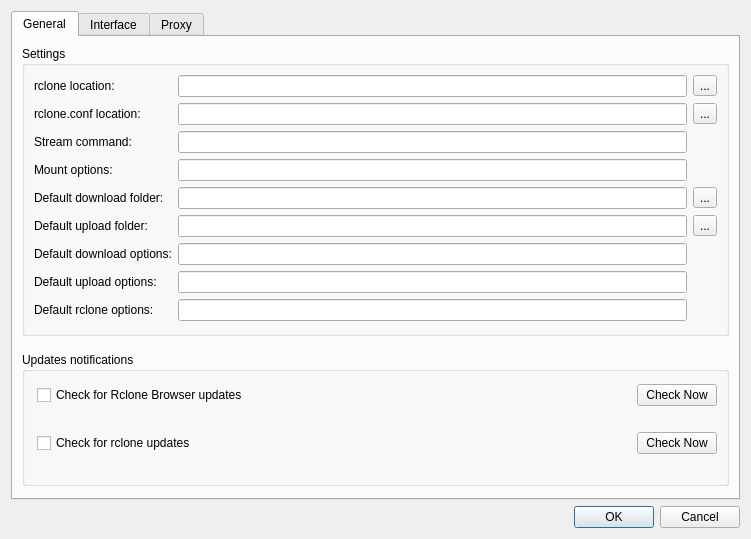
<?xml version="1.0" encoding="UTF-8"?>
<ui version="4.0">
 <class>PreferencesDialog</class>
 <widget class="QDialog" name="PreferencesDialog">
  <property name="geometry">
   <rect>
    <x>0</x>
    <y>0</y>
    <width>751</width>
    <height>537</height>
   </rect>
  </property>
  <property name="sizePolicy">
   <sizepolicy hsizetype="Preferred" vsizetype="MinimumExpanding">
    <horstretch>0</horstretch>
    <verstretch>0</verstretch>
   </sizepolicy>
  </property>
  <property name="windowTitle">
   <string>Preferences</string>
  </property>
  <layout class="QVBoxLayout" name="verticalLayout">
   <item>
    <widget class="QTabWidget" name="tabWidget">
     <property name="sizePolicy">
      <sizepolicy hsizetype="Expanding" vsizetype="MinimumExpanding">
       <horstretch>0</horstretch>
       <verstretch>0</verstretch>
      </sizepolicy>
     </property>
     <property name="currentIndex">
      <number>0</number>
     </property>
     <widget class="QWidget" name="tab_4">
      <attribute name="title">
       <string>General</string>
      </attribute>
      <layout class="QVBoxLayout" name="verticalLayout_5">
       <item>
        <widget class="QGroupBox" name="groupBox_2">
         <property name="title">
          <string>Settings</string>
         </property>
         <property name="flat">
          <bool>false</bool>
         </property>
         <property name="checkable">
          <bool>false</bool>
         </property>
         <layout class="QGridLayout" name="gridLayout_3">
          <property name="bottomMargin">
           <number>12</number>
          </property>
          <property name="horizontalSpacing">
           <number>-1</number>
          </property>
          <item row="0" column="2">
           <widget class="QToolButton" name="rcloneBrowse">
            <property name="text">
             <string>...</string>
            </property>
           </widget>
          </item>
          <item row="4" column="0">
           <widget class="QLabel" name="label">
            <property name="text">
             <string>rclone.conf location:</string>
            </property>
            <property name="buddy">
             <cstring>rcloneConf</cstring>
            </property>
           </widget>
          </item>
          <item row="14" column="0">
           <widget class="QLabel" name="label_12">
            <property name="text">
             <string>Default rclone options:</string>
            </property>
            <property name="buddy">
             <cstring>defaultRcloneOptions</cstring>
            </property>
           </widget>
          </item>
          <item row="11" column="2">
           <widget class="QToolButton" name="defaultUploadDirBrowse">
            <property name="text">
             <string>...</string>
            </property>
           </widget>
          </item>
          <item row="0" column="1">
           <widget class="QLineEdit" name="rclone">
            <property name="toolTip">
             <string>&lt;html&gt;&lt;head/&gt;&lt;body&gt;&lt;p&gt;rclone executable file location&lt;/p&gt;&lt;/body&gt;&lt;/html&gt;</string>
            </property>
           </widget>
          </item>
          <item row="7" column="0">
           <widget class="QLabel" name="mountLabel">
            <property name="text">
             <string>Mount options:</string>
            </property>
            <property name="buddy">
             <cstring>mount</cstring>
            </property>
           </widget>
          </item>
          <item row="12" column="1">
           <widget class="QLineEdit" name="defaultDownloadOptions">
            <property name="toolTip">
             <string>&lt;html&gt;&lt;head/&gt;&lt;body&gt;&lt;p&gt;extra rclone options used for downloads&lt;/p&gt;&lt;/body&gt;&lt;/html&gt;</string>
            </property>
           </widget>
          </item>
          <item row="9" column="1">
           <widget class="QLineEdit" name="defaultDownloadDir">
            <property name="toolTip">
             <string>&lt;html&gt;&lt;head/&gt;&lt;body&gt;&lt;p&gt;default download folder used for transfers&lt;/p&gt;&lt;/body&gt;&lt;/html&gt;</string>
            </property>
           </widget>
          </item>
          <item row="0" column="0">
           <widget class="QLabel" name="label_1">
            <property name="text">
             <string>rclone location:</string>
            </property>
            <property name="buddy">
             <cstring>rclone</cstring>
            </property>
           </widget>
          </item>
          <item row="4" column="2">
           <widget class="QToolButton" name="rcloneConfBrowse">
            <property name="text">
             <string>...</string>
            </property>
           </widget>
          </item>
          <item row="4" column="1">
           <widget class="QLineEdit" name="rcloneConf">
            <property name="toolTip">
             <string>&lt;html&gt;&lt;head/&gt;&lt;body&gt;&lt;p&gt;rclone configuration file locaction. if empty default location defined by rclone is used&lt;/p&gt;&lt;/body&gt;&lt;/html&gt;</string>
            </property>
           </widget>
          </item>
          <item row="13" column="0">
           <widget class="QLabel" name="label_11">
            <property name="text">
             <string>Default upload options:</string>
            </property>
            <property name="buddy">
             <cstring>defaultUploadOptions</cstring>
            </property>
           </widget>
          </item>
          <item row="6" column="0">
           <widget class="QLabel" name="label_2">
            <property name="text">
             <string>Stream command:</string>
            </property>
            <property name="buddy">
             <cstring>stream</cstring>
            </property>
           </widget>
          </item>
          <item row="7" column="1">
           <widget class="QLineEdit" name="mount">
            <property name="toolTip">
             <string>&lt;html&gt;&lt;head/&gt;&lt;body&gt;&lt;p&gt;options used by rclone for remotes mounting&lt;/p&gt;&lt;/body&gt;&lt;/html&gt;</string>
            </property>
           </widget>
          </item>
          <item row="13" column="1">
           <widget class="QLineEdit" name="defaultUploadOptions">
            <property name="toolTip">
             <string>&lt;html&gt;&lt;head/&gt;&lt;body&gt;&lt;p&gt;extra rclone options used for uploads&lt;/p&gt;&lt;/body&gt;&lt;/html&gt;</string>
            </property>
           </widget>
          </item>
          <item row="11" column="1">
           <widget class="QLineEdit" name="defaultUploadDir">
            <property name="toolTip">
             <string>&lt;html&gt;&lt;head/&gt;&lt;body&gt;&lt;p&gt;default upload folder used for transfers&lt;/p&gt;&lt;/body&gt;&lt;/html&gt;</string>
            </property>
           </widget>
          </item>
          <item row="9" column="0">
           <widget class="QLabel" name="label_d">
            <property name="text">
             <string>Default download folder:</string>
            </property>
            <property name="buddy">
             <cstring>defaultDownloadDir</cstring>
            </property>
           </widget>
          </item>
          <item row="12" column="0">
           <widget class="QLabel" name="label_10">
            <property name="text">
             <string>Default download options:</string>
            </property>
            <property name="buddy">
             <cstring>defaultDownloadOptions</cstring>
            </property>
           </widget>
          </item>
          <item row="9" column="2">
           <widget class="QToolButton" name="defaultDownloadDirBrowse">
            <property name="text">
             <string>...</string>
            </property>
           </widget>
          </item>
          <item row="14" column="1">
           <widget class="QLineEdit" name="defaultRcloneOptions">
            <property name="toolTip">
             <string>&lt;html&gt;&lt;head/&gt;&lt;body&gt;&lt;p&gt;extra rclone options used for all operations&lt;/p&gt;&lt;/body&gt;&lt;/html&gt;</string>
            </property>
           </widget>
          </item>
          <item row="11" column="0">
           <widget class="QLabel" name="label_u">
            <property name="text">
             <string>Default upload folder:</string>
            </property>
            <property name="buddy">
             <cstring>defaultUploadDir</cstring>
            </property>
           </widget>
          </item>
          <item row="6" column="1">
           <widget class="QLineEdit" name="stream">
            <property name="toolTip">
             <string>&lt;html&gt;&lt;head/&gt;&lt;body&gt;&lt;p&gt;location of audio/video player&lt;/p&gt;&lt;/body&gt;&lt;/html&gt;</string>
            </property>
           </widget>
          </item>
         </layout>
         <zorder>label_u</zorder>
         <zorder>label_d</zorder>
         <zorder>label_11</zorder>
         <zorder>label_12</zorder>
         <zorder>label_2</zorder>
         <zorder>mountLabel</zorder>
         <zorder>label_10</zorder>
         <zorder>label</zorder>
         <zorder>label_1</zorder>
         <zorder>defaultUploadOptions</zorder>
         <zorder>defaultRcloneOptions</zorder>
         <zorder>defaultDownloadOptions</zorder>
         <zorder>defaultUploadDir</zorder>
         <zorder>defaultDownloadDirBrowse</zorder>
         <zorder>defaultUploadDirBrowse</zorder>
         <zorder>mount</zorder>
         <zorder>stream</zorder>
         <zorder>rcloneConf</zorder>
         <zorder>rclone</zorder>
         <zorder>rcloneBrowse</zorder>
         <zorder>rcloneConfBrowse</zorder>
         <zorder>defaultDownloadDir</zorder>
        </widget>
       </item>
       <item>
        <spacer name="verticalSpacer1">
         <property name="orientation">
          <enum>Qt::Vertical</enum>
         </property>
         <property name="sizeType">
          <enum>QSizePolicy::Fixed</enum>
         </property>
         <property name="sizeHint" stdset="0">
          <size>
           <width>0</width>
           <height>10</height>
          </size>
         </property>
        </spacer>
       </item>
       <item>
        <widget class="QGroupBox" name="groupBox_4">
         <property name="sizePolicy">
          <sizepolicy hsizetype="Preferred" vsizetype="Fixed">
           <horstretch>0</horstretch>
           <verstretch>0</verstretch>
          </sizepolicy>
         </property>
         <property name="title">
          <string>Updates notifications</string>
         </property>
         <property name="flat">
          <bool>false</bool>
         </property>
         <layout class="QVBoxLayout" name="verticalLayout_4">
          <property name="leftMargin">
           <number>12</number>
          </property>
          <property name="topMargin">
           <number>12</number>
          </property>
          <item>
           <layout class="QHBoxLayout" name="rcloneBrowserUpdatesLayout">
            <item>
             <widget class="QCheckBox" name="checkRcloneBrowserUpdates">
              <property name="toolTip">
               <string>&lt;html&gt;&lt;head/&gt;&lt;body&gt;&lt;p&gt;check daily for Rclone Browser availability&lt;/p&gt;&lt;/body&gt;&lt;/html&gt;</string>
              </property>
              <property name="text">
               <string>Check for Rclone Browser updates</string>
              </property>
             </widget>
            </item>
            <item>
             <spacer name="rcloneBrowserUpdatesSpacer">
              <property name="orientation">
               <enum>Qt::Horizontal</enum>
              </property>
              <property name="sizeHint" stdset="0">
               <size>
                <width>40</width>
                <height>20</height>
               </size>
              </property>
             </spacer>
            </item>
            <item>
             <widget class="QPushButton" name="checkRcloneBrowserUpdatesNow">
              <property name="text">
               <string>Check Now</string>
              </property>
             </widget>
            </item>
           </layout>
          </item>
          <item>
           <widget class="QLabel" name="rcloneBrowserUpdateStatus">
            <property name="sizePolicy">
             <sizepolicy hsizetype="Ignored" vsizetype="Preferred">
              <horstretch>0</horstretch>
              <verstretch>0</verstretch>
             </sizepolicy>
            </property>
            <property name="text">
             <string/>
            </property>
            <property name="wordWrap">
             <bool>true</bool>
            </property>
            <property name="textInteractionFlags">
             <set>Qt::TextBrowserInteraction</set>
            </property>
            <property name="openExternalLinks">
             <bool>true</bool>
            </property>
           </widget>
          </item>
          <item>
           <layout class="QHBoxLayout" name="rcloneUpdatesLayout">
            <item>
             <widget class="QCheckBox" name="checkRcloneUpdates">
              <property name="toolTip">
               <string>&lt;html&gt;&lt;head/&gt;&lt;body&gt;&lt;p&gt;check daily for rclone availability&lt;/p&gt;&lt;/body&gt;&lt;/html&gt;</string>
              </property>
              <property name="text">
               <string>Check for rclone updates</string>
              </property>
             </widget>
            </item>
            <item>
             <spacer name="rcloneUpdatesSpacer">
              <property name="orientation">
               <enum>Qt::Horizontal</enum>
              </property>
              <property name="sizeHint" stdset="0">
               <size>
                <width>40</width>
                <height>20</height>
               </size>
              </property>
             </spacer>
            </item>
            <item>
             <widget class="QPushButton" name="checkRcloneUpdatesNow">
              <property name="text">
               <string>Check Now</string>
              </property>
             </widget>
            </item>
           </layout>
          </item>
          <item>
           <widget class="QLabel" name="rcloneUpdateStatus">
            <property name="sizePolicy">
             <sizepolicy hsizetype="Ignored" vsizetype="Preferred">
              <horstretch>0</horstretch>
              <verstretch>0</verstretch>
             </sizepolicy>
            </property>
            <property name="text">
             <string/>
            </property>
            <property name="wordWrap">
             <bool>true</bool>
            </property>
            <property name="textInteractionFlags">
             <set>Qt::TextBrowserInteraction</set>
            </property>
            <property name="openExternalLinks">
             <bool>true</bool>
            </property>
           </widget>
          </item>
         </layout>
        </widget>
       </item>
       <item>
        <spacer name="verticalSpacer_General">
         <property name="orientation">
          <enum>Qt::Vertical</enum>
         </property>
         <property name="sizeHint" stdset="0">
          <size>
           <width>20</width>
           <height>0</height>
          </size>
         </property>
        </spacer>
       </item>
      </layout>
     </widget>
     <widget class="QWidget" name="tab_2">
      <attribute name="title">
       <string>Interface</string>
      </attribute>
      <layout class="QVBoxLayout" name="verticalLayout_2">
       <item>
        <widget class="QGroupBox" name="groupBox_3">
         <property name="title">
          <string>System Tray</string>
         </property>
         <layout class="QGridLayout" name="gridLayout_4">
          <item row="0" column="0">
           <widget class="QCheckBox" name="alwaysShowInTray">
            <property name="text">
             <string>Always show in system tray</string>
            </property>
           </widget>
          </item>
          <item row="1" column="0">
           <widget class="QCheckBox" name="closeToTray">
            <property name="text">
             <string>Close to system tray</string>
            </property>
           </widget>
          </item>
          <item row="2" column="0">
           <widget class="QCheckBox" name="notifyFinishedTransfers">
            <property name="text">
             <string>Notify about finished transfers</string>
            </property>
           </widget>
          </item>
         </layout>
        </widget>
       </item>
       <item>
        <spacer name="verticalSpacer2">
         <property name="orientation">
          <enum>Qt::Vertical</enum>
         </property>
         <property name="sizeType">
          <enum>QSizePolicy::Fixed</enum>
         </property>
         <property name="sizeHint" stdset="0">
          <size>
           <width>0</width>
           <height>10</height>
          </size>
         </property>
        </spacer>
       </item>
       <item>
        <widget class="QGroupBox" name="groupBox">
         <property name="title">
          <string>User Interface</string>
         </property>
         <layout class="QGridLayout" name="gridLayout">
          <item row="0" column="0">
           <widget class="QLabel" name="labelLanguage">
            <property name="text">
             <string>Language:</string>
            </property>
            <property name="buddy">
             <cstring>language</cstring>
            </property>
           </widget>
          </item>
          <item row="0" column="1" colspan="2">
           <widget class="QComboBox" name="language">
            <item>
             <property name="text">
              <string>English</string>
             </property>
            </item>
            <item>
             <property name="text">
              <string>简体中文</string>
             </property>
            </item>
           </widget>
          </item>
          <item row="1" column="0" colspan="2">
           <widget class="QCheckBox" name="showFileIcons">
            <property name="sizePolicy">
             <sizepolicy hsizetype="Fixed" vsizetype="Fixed">
              <horstretch>0</horstretch>
              <verstretch>0</verstretch>
             </sizepolicy>
            </property>
            <property name="text">
             <string>Show file icons</string>
            </property>
           </widget>
          </item>
          <item row="4" column="0" colspan="2">
           <widget class="QCheckBox" name="rowColors">
            <property name="text">
             <string>Alternating row colours</string>
            </property>
           </widget>
          </item>
          <item row="5" column="0">
           <widget class="QCheckBox" name="showHidden">
            <property name="text">
             <string>Show hidden files and folders</string>
            </property>
           </widget>
          </item>
          <item row="6" column="0" colspan="3">
           <widget class="QLabel" name="info">
            <property name="text">
             <string>Changing above options will require reopening remote tabs.</string>
            </property>
           </widget>
          </item>
          <item row="7" column="0">
           <widget class="QLabel" name="labelTheme">
            <property name="text">
             <string>Theme:</string>
            </property>
            <property name="buddy">
             <cstring>theme</cstring>
            </property>
           </widget>
          </item>
          <item row="7" column="1" colspan="2">
           <widget class="QComboBox" name="theme">
            <item>
             <property name="text">
              <string>Glacier Light</string>
             </property>
            </item>
            <item>
             <property name="text">
              <string>Harbor Blue</string>
             </property>
            </item>
            <item>
             <property name="text">
              <string>Warm Sand</string>
             </property>
            </item>
            <item>
             <property name="text">
              <string>Graphite</string>
             </property>
            </item>
            <item>
             <property name="text">
              <string>Midnight Blue</string>
             </property>
            </item>
           </widget>
          </item>
          <item row="8" column="0" colspan="3">
           <widget class="QLabel" name="themeInfo">
            <property name="text">
             <string>The selected theme is applied when you confirm these settings.</string>
            </property>
           </widget>
          </item>
          <item row="2" column="0" colspan="2">
           <widget class="QCheckBox" name="showFolderIcons">
            <property name="sizePolicy">
             <sizepolicy hsizetype="Fixed" vsizetype="Fixed">
              <horstretch>0</horstretch>
              <verstretch>0</verstretch>
             </sizepolicy>
            </property>
            <property name="text">
             <string>Show folder icons</string>
            </property>
           </widget>
          </item>
         </layout>
        </widget>
       </item>
       <item>
        <spacer name="verticalSpacer3">
         <property name="orientation">
          <enum>Qt::Vertical</enum>
         </property>
         <property name="sizeType">
          <enum>QSizePolicy::Fixed</enum>
         </property>
         <property name="sizeHint" stdset="0">
          <size>
           <width>0</width>
           <height>10</height>
          </size>
         </property>
        </spacer>
       </item>
       <item>
        <widget class="QGroupBox" name="groupBox_5">
         <property name="enabled">
          <bool>true</bool>
         </property>
         <property name="sizePolicy">
          <sizepolicy hsizetype="Preferred" vsizetype="Fixed">
           <horstretch>0</horstretch>
           <verstretch>0</verstretch>
          </sizepolicy>
         </property>
         <property name="title">
          <string>Remotes icons size</string>
         </property>
         <layout class="QHBoxLayout" name="horizontalLayout">
          <item>
           <widget class="QCheckBox" name="cb_small">
            <property name="text">
             <string>Small</string>
            </property>
            <property name="autoExclusive">
             <bool>true</bool>
            </property>
            <property name="tristate">
             <bool>false</bool>
            </property>
           </widget>
          </item>
          <item>
           <widget class="QCheckBox" name="cb_medium">
            <property name="text">
             <string>Medium</string>
            </property>
            <property name="checked">
             <bool>true</bool>
            </property>
            <property name="autoExclusive">
             <bool>true</bool>
            </property>
           </widget>
          </item>
          <item>
           <widget class="QCheckBox" name="cb_large">
            <property name="text">
             <string>Large</string>
            </property>
            <property name="autoExclusive">
             <bool>true</bool>
            </property>
           </widget>
          </item>
          <item>
           <spacer name="horizontalSpacer">
            <property name="orientation">
             <enum>Qt::Horizontal</enum>
            </property>
            <property name="sizeHint" stdset="0">
             <size>
              <width>40</width>
              <height>20</height>
             </size>
            </property>
           </spacer>
          </item>
         </layout>
        </widget>
       </item>
       <item>
        <spacer name="verticalSpacer_Interface">
         <property name="orientation">
          <enum>Qt::Vertical</enum>
         </property>
         <property name="sizeHint" stdset="0">
          <size>
           <width>20</width>
           <height>0</height>
          </size>
         </property>
        </spacer>
       </item>
      </layout>
     </widget>
     <widget class="QWidget" name="tab">
      <attribute name="title">
       <string>Proxy</string>
      </attribute>
      <layout class="QVBoxLayout" name="verticalLayout_3">
       <item>
        <widget class="QGroupBox" name="groupBox_6">
         <property name="title">
          <string>Connection settings</string>
         </property>
         <layout class="QGridLayout" name="gridLayout_2">
          <item row="2" column="0">
           <widget class="QCheckBox" name="useProxy">
            <property name="toolTip">
             <string>&lt;html&gt;&lt;head/&gt;&lt;body&gt;&lt;p&gt;rclone will use proxy defined below to access Internet&lt;/p&gt;&lt;/body&gt;&lt;/html&gt;</string>
            </property>
            <property name="text">
             <string>Use manual proxy configuration</string>
            </property>
            <property name="autoExclusive">
             <bool>true</bool>
            </property>
           </widget>
          </item>
          <item row="0" column="0" colspan="2">
           <widget class="QCheckBox" name="useSystemSettings">
            <property name="sizePolicy">
             <sizepolicy hsizetype="Fixed" vsizetype="Fixed">
              <horstretch>0</horstretch>
              <verstretch>0</verstretch>
             </sizepolicy>
            </property>
            <property name="toolTip">
             <string>&lt;html&gt;&lt;head/&gt;&lt;body&gt;&lt;p&gt;rclone will use OS defined internet access&lt;/p&gt;&lt;/body&gt;&lt;/html&gt;</string>
            </property>
            <property name="text">
             <string>Use system settings</string>
            </property>
            <property name="checked">
             <bool>true</bool>
            </property>
            <property name="autoExclusive">
             <bool>true</bool>
            </property>
           </widget>
          </item>
         </layout>
        </widget>
       </item>
       <item>
        <spacer name="verticalSpacer4">
         <property name="orientation">
          <enum>Qt::Vertical</enum>
         </property>
         <property name="sizeType">
          <enum>QSizePolicy::Fixed</enum>
         </property>
         <property name="sizeHint" stdset="0">
          <size>
           <width>0</width>
           <height>10</height>
          </size>
         </property>
        </spacer>
       </item>
       <item>
        <widget class="QGroupBox" name="groupBox_8">
         <property name="title">
          <string>Manual proxy configuration</string>
         </property>
         <layout class="QGridLayout" name="gridLayout_5">
          <item row="2" column="1">
           <widget class="QLineEdit" name="no_proxy">
            <property name="toolTip">
             <string>e.g. localhost,127.0.0.0/8,cs.aliyuncs.com</string>
            </property>
           </widget>
          </item>
          <item row="0" column="1">
           <widget class="QLineEdit" name="http_proxy">
            <property name="toolTip">
             <string>e.g. http://127.0.0.1:1087</string>
            </property>
           </widget>
          </item>
          <item row="0" column="0">
           <widget class="QLabel" name="label_3">
            <property name="text">
             <string>http_proxy:</string>
            </property>
            <property name="buddy">
             <cstring>http_proxy</cstring>
            </property>
           </widget>
          </item>
          <item row="3" column="1">
           <widget class="QLabel" name="info_2">
            <property name="text">
             <string>&lt;html&gt;&lt;head/&gt;&lt;body&gt;&lt;p&gt;&lt;br/&gt;&lt;/p&gt;&lt;/body&gt;&lt;/html&gt;</string>
            </property>
           </widget>
          </item>
          <item row="2" column="0">
           <widget class="QLabel" name="label_5">
            <property name="text">
             <string>no_proxy:</string>
            </property>
            <property name="buddy">
             <cstring>no_proxy</cstring>
            </property>
           </widget>
          </item>
          <item row="1" column="1">
           <widget class="QLineEdit" name="https_proxy">
            <property name="toolTip">
             <string>e.g. https://127.0.0.1:1087</string>
            </property>
           </widget>
          </item>
          <item row="1" column="0">
           <widget class="QLabel" name="label_4">
            <property name="text">
             <string>https_proxy:</string>
            </property>
            <property name="buddy">
             <cstring>https_proxy</cstring>
            </property>
           </widget>
          </item>
         </layout>
        </widget>
       </item>
       <item>
        <widget class="QLabel" name="info_4">
         <property name="text">
          <string>For proxy settings changes to take effect Rclone Browser has to be restarted.</string>
         </property>
        </widget>
       </item>
       <item>
        <spacer name="verticalSpacer_Proxy">
         <property name="orientation">
          <enum>Qt::Vertical</enum>
         </property>
         <property name="sizeHint" stdset="0">
          <size>
           <width>20</width>
           <height>0</height>
          </size>
         </property>
        </spacer>
       </item>
      </layout>
     </widget>
    </widget>
   </item>
   <item>
    <widget class="QDialogButtonBox" name="buttonBox">
     <property name="orientation">
      <enum>Qt::Horizontal</enum>
     </property>
     <property name="standardButtons">
      <set>QDialogButtonBox::Cancel|QDialogButtonBox::Ok</set>
     </property>
    </widget>
   </item>
  </layout>
 </widget>
 <tabstops>
  <tabstop>rclone</tabstop>
  <tabstop>rcloneBrowse</tabstop>
  <tabstop>rcloneConf</tabstop>
  <tabstop>rcloneConfBrowse</tabstop>
  <tabstop>stream</tabstop>
  <tabstop>mount</tabstop>
  <tabstop>defaultDownloadDir</tabstop>
  <tabstop>defaultDownloadDirBrowse</tabstop>
  <tabstop>defaultUploadDir</tabstop>
  <tabstop>defaultUploadDirBrowse</tabstop>
  <tabstop>defaultDownloadOptions</tabstop>
  <tabstop>defaultUploadOptions</tabstop>
  <tabstop>defaultRcloneOptions</tabstop>
  <tabstop>checkRcloneBrowserUpdates</tabstop>
  <tabstop>checkRcloneUpdates</tabstop>
  <tabstop>tabWidget</tabstop>
  <tabstop>alwaysShowInTray</tabstop>
  <tabstop>closeToTray</tabstop>
  <tabstop>notifyFinishedTransfers</tabstop>
  <tabstop>language</tabstop>
  <tabstop>showFolderIcons</tabstop>
  <tabstop>showFileIcons</tabstop>
  <tabstop>rowColors</tabstop>
  <tabstop>showHidden</tabstop>
  <tabstop>theme</tabstop>
  <tabstop>cb_small</tabstop>
  <tabstop>cb_medium</tabstop>
  <tabstop>cb_large</tabstop>
  <tabstop>useSystemSettings</tabstop>
  <tabstop>useProxy</tabstop>
  <tabstop>http_proxy</tabstop>
  <tabstop>https_proxy</tabstop>
  <tabstop>no_proxy</tabstop>
 </tabstops>
 <resources/>
 <connections>
  <connection>
   <sender>buttonBox</sender>
   <signal>accepted()</signal>
   <receiver>PreferencesDialog</receiver>
   <slot>accept()</slot>
   <hints>
    <hint type="sourcelabel">
     <x>268</x>
     <y>512</y>
    </hint>
    <hint type="destinationlabel">
     <x>157</x>
     <y>274</y>
    </hint>
   </hints>
  </connection>
  <connection>
   <sender>buttonBox</sender>
   <signal>rejected()</signal>
   <receiver>PreferencesDialog</receiver>
   <slot>reject()</slot>
   <hints>
    <hint type="sourcelabel">
     <x>336</x>
     <y>512</y>
    </hint>
    <hint type="destinationlabel">
     <x>286</x>
     <y>274</y>
    </hint>
   </hints>
  </connection>
 </connections>
</ui>
